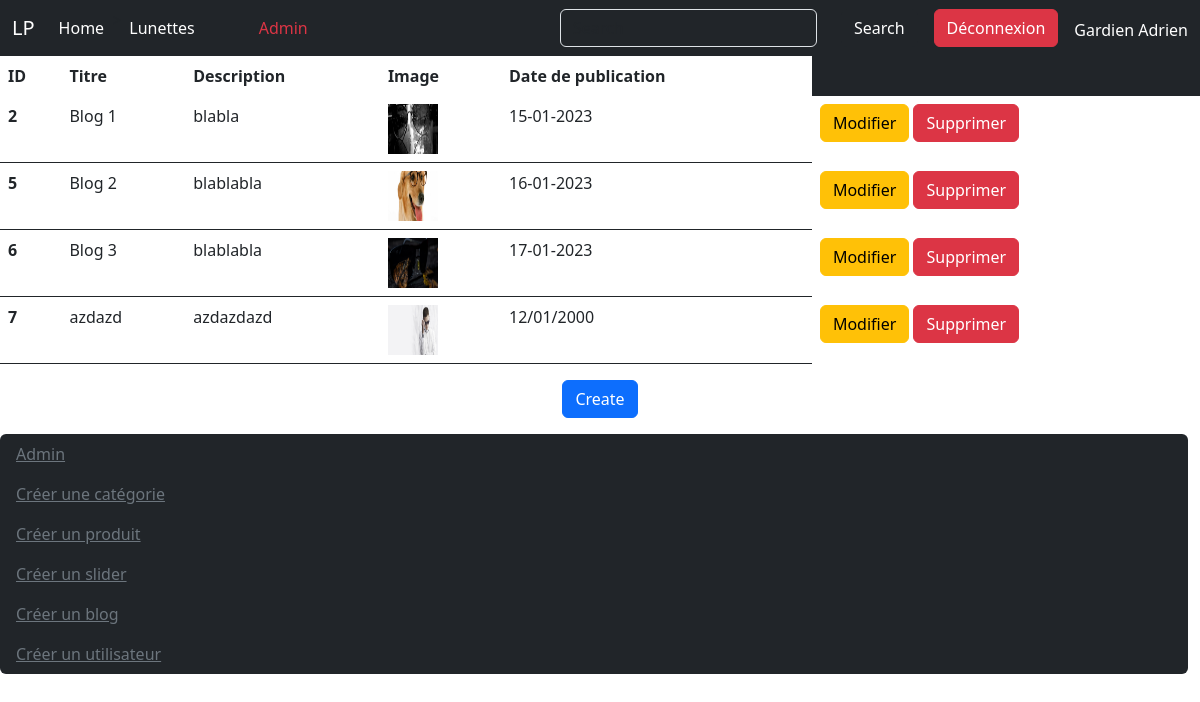
Page /ECOMMERCE/admin/blog/index.php (signed in) on the committed database.
### tables this page shows
CREATE TABLE `categorie` (
  `id_categorie` int(11) NOT NULL,
  `nom` varchar(255) NOT NULL
);

CREATE TABLE `blog` (
  `id_blog` int(11) NOT NULL,
  `titre` varchar(255) NOT NULL,
  `description` varchar(255) NOT NULL,
  `image` varchar(255) NOT NULL,
  `date_de_publication` varchar(255) NOT NULL
);

### ECOMMERCE/admin/blog/index.php (the view, shortened to what this page needs)
<?php
require_once('../../includes/header.php');
$requete = $pdo->query('SELECT * FROM blog');
$blogs = $requete->fetchAll(PDO::FETCH_ASSOC);
?>
<?php if (count($blogs) > 0) { ?>
<table class="table bg-dark text-white border border-0">
    <thead>
        <tr>
            <th scope="col" class="border border-0">ID</th>
            <th scope="col" class="border border-0">Titre</th>
            <th scope="col" class="border border-0">Description</th>
            <th scope="col" class="border border-0">Image</th>
            <th scope="col" class="border border-0">Date de publication</th>
        </tr>
    </thead>
    <tbody>
        <?php foreach ($blogs as $blog) { ?>
            <tr>
                <th scope="row"><?php echo $blog['id_blog'] ?></th>
                <td>
                    <?php echo $blog['titre'] ?>
                </td>
                <td>
                    <?php echo $blog['description'] ?>
                </td>
                <td><img width="50" height="50" src="../../uploads/<?php echo $blog['image'];?>"></td>
                <td><?php echo $blog['date_de_publication'] ?></td>
                <td class="border border-0">
                    <a href="modify.php?id_blog=<?php echo $blog['id_blog']; ?>"
                        class="btn btn-warning ">Modifier</a>
                    <a href="delete.php?id_blog=<?php echo $blog['id_blog']; ?>"
                        class="btn btn-danger">Supprimer</a>
                </td>
            </tr>
        <?php } ?>
    </tbody>
</table>
<?php } else {
    echo "<p class='text-center text-danger fs-2 text'> il n'y a pas de slider actuellement </p>";
}?>
<p class="text-center "><a href="create.php" class="btn btn-primary ">Create</a></p>
<?php
require_once('../../includes/footer.php');
?>

### ECOMMERCE/includes/header.php (shortened to what this page needs)
<?php
require_once $_SERVER['DOCUMENT_ROOT'] . '/php/e_commerce/ECOMMERCE/config/pdo.php';
$requete = $pdo->query('SELECT * FROM categorie');
$categories = $requete->fetchAll(PDO::FETCH_ASSOC);
?>
<!DOCTYPE html>
<html lang="en">
<head>
    <link href="https://cdn.jsdelivr.net/npm/bootstrap@5.3.0-alpha1/dist/css/bootstrap.min.css" rel="stylesheet"
>
</head>
<body>
    <div id='nav' class='bg-secondary'  method="get">
        <nav class="navbar navbar-expand-lg bg-dark">
            <div class="container-fluid">
                <a class="navbar-brand text-white" href="http://localhost/php/e_commerce/ECOMMERCE/">LP</a>
                <div class="collapse navbar-collapse" id="navbarSupportedContent">
                    <ul class="navbar-nav me-auto mb-2 mb-lg-0">
                        <li class="nav-item">
                            <a class="nav-link active text-white" aria-current="page"
                                href="http://localhost/php/e_commerce/ECOMMERCE/">Home</a>
                        </li>
                        <?php foreach ($categories as $categorie) { ?> >
                            <li class="nav-item">
                                <a class="nav-link text-white"
                                    href="categories.php?id_categorie=<?php echo $categorie['id_categorie']; ?>">
                                    <?php echo $categorie['nom'] ?>
                                </a>
                            </li>
                        <?php } ?>
                        <li class="nav-item mx-5 ">
                            <a class="nav-link text-danger"
                                href="/php/e_commerce/ECOMMERCE/admin/index.php">Admin</a>
                        </li>
                    </ul>
                    <form class="d-flex" role="search"  method="get" action="http://localhost/php/e_commerce/ECOMMERCE/search.php">
                        <input class="form-control me-2 bg-dark text-white mx-2" type="search" placeholder="Search" name="search"
                            aria-label="Search">
                        <button class="btn btn btn-dark mx-3" type="submit">Search</button>
                    </form>
                    <?php if (isset($_SESSION['user_id'])) { ?> <a href="http://localhost/php/e_commerce/ECOMMERCE/admin/user/logout.php" class="text-white btn btn-danger me-3">   Déconnexion</a><p class="mt-2 my-1 text-white"><?php echo '   '.$_SESSION['nom'],' ', $_SESSION['prenom']?></p>
                        <?php } else { ?> <a href="http://localhost/php/e_commerce/ECOMMERCE/admin/index.php" class="text-white btn btn-success">Connexion</a>
                            <?php } ?>
                </div>
            </div>
        </nav>
    </div>

### rows in the picture
categorie: nom "Lunettes"
blog: id_blog "2", titre "Blog 1", description "blabla", image (picture), date_de_publication "15-01-2023"
blog: id_blog "5", titre "Blog 2", description "blablabla", image (picture), date_de_publication "16-01-2023"
blog: id_blog "6", titre "Blog 3", description "blablabla", image (picture), date_de_publication "17-01-2023"
blog: id_blog "7", titre "azdazd", description "azdazdazd", image (picture), date_de_publication "12/01/2000"

### other values in the picture
$_SESSION['nom'] "Gardien"
$_SESSION['prenom'] "Adrien"
